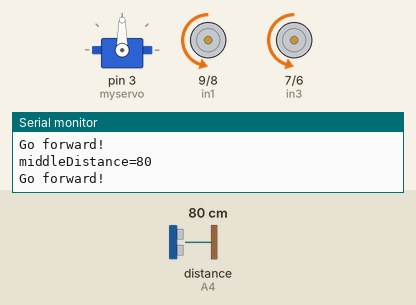
Simulated run of this sketch. Board: Arduino Uno, built with avr-gcc and run on an emulated ATmega328P. Shown: servo, motor-driver pin pairs drawn as motors (green arrow = first pin HIGH = forward, orange = second pin HIGH = backward, longer = more drive, scaled by the enable pin), the last lines printed to the serial monitor. Wiring (inferred from the names in the program): ultrasonic range finder: trigger A5; echo A4. The test bench sets the inputs (shaded band); at power-on: distance to the obstacle (sensor on A4) 80 cm. The echo pulse lasts 58.3 µs per cm.

Above: at 1.2 s.
1.3 s: distance to the obstacle (sensor on A4) set to 97 cm
4.3 s: distance to the obstacle (sensor on A4) set to 104 cm
At 5.26 s:
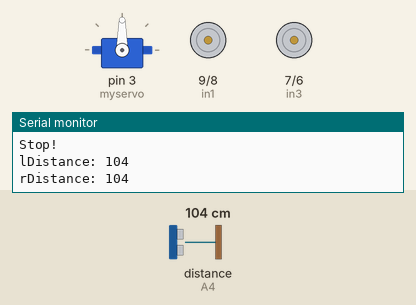
7.3 s: distance to the obstacle (sensor on A4) set to 2 cm
At 7.86 s:
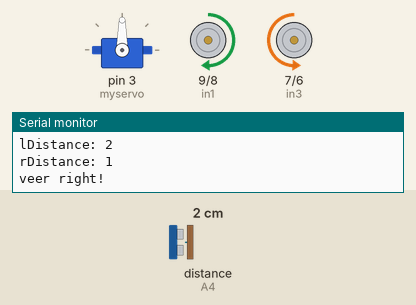
9.5 s: distance to the obstacle (sensor on A4) set to 28 cm
11.0 s: distance to the obstacle (sensor on A4) set to 34 cm
At 12.3 s:
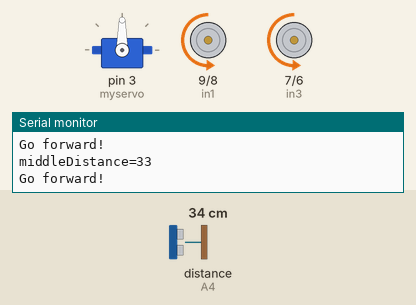
13.1 s: distance to the obstacle (sensor on A4) set to 4 cm
At 14.2 s:
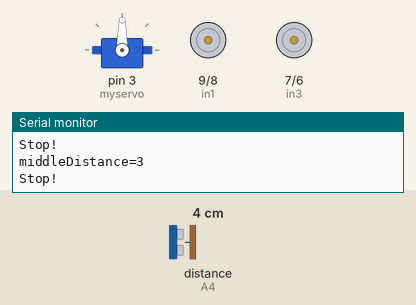
Timing chart, 0 to 15.9 s (numbered marks = the images above; inputs shaded):
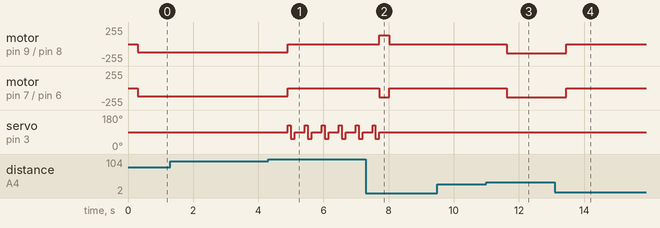

Measured:
- the behaviour switches between 99 and 100 cm on distance to the obstacle (sensor on A4) (found by bisection; images 0 and 1)
- the behaviour switches between 31 and 32 cm on distance to the obstacle (sensor on A4) (found by bisection; images 2 and 3)
- after the input at 4.3 s, motor on pin 9 (in1) / pin 8 (in2), motor on pin 7 (in3) / pin 6 (in4): backward 120/255 → stopped after 0.60 s; servo on pin 3 (myservo): 90° → 125° after 0.60 s, then repeats every 0.52 s: 55° 0.12 s, 90° 0.31 s, 125° 0.10 s
- after the input at 7.3 s, motor on pin 9 (in1) / pin 8 (in2): stopped → forward 135/255 after 0.41 s, → stopped 0.31 s later; motor on pin 7 (in3) / pin 6 (in4): stopped → backward 135/255 after 0.41 s, → stopped 0.31 s later; servo on pin 3 (myservo): goes on until 7.7 s, then stays 90°
- after the input at 11.0 s, motor on pin 9 (in1) / pin 8 (in2), motor on pin 7 (in3) / pin 6 (in4): stopped → backward 135/255 after 0.63 s
- after the input at 13.1 s, motor on pin 9 (in1) / pin 8 (in2), motor on pin 7 (in3) / pin 6 (in4): backward 135/255 → stopped after 0.35 s

The sketch:

Car2VeerThatWorks.ino
```cpp
/*The code to use for the following car to track the
 lead car by going forward if an object is detected
 within a certain range in front. It's ultrasonic sensor
 will turn left and right and turn in the direction in
 which it senses an object if the front object moves out of view.*/

#include <Servo.h> //servo library
Servo myservo; // create servo object to control servo
int Echo = A4; //controls the ultrasonic
int Trig = A5; //controls the ultrasoic
int in1 = 9;
int in2 = 8;
//motors must be set to these four pins
int in3 = 7;
int in4 = 6;
int ENA = 11; //controls the right motors
int ENB = 5; //controls the left motors
int ABS = 120;  //controls the speed of the car by voltage
                //car usually won't move below 80
int middleDistance = 0;  //where the front distance is recorded
int rDist, lDist; //left and right distances

void _mForward()
//the function that tells car one to move forward
{
 analogWrite(ENA,ABS); //ABS is the voltage supplied
 //ENA (set to pin 11) controls the right motors
 analogWrite(ENB,ABS); //ABS is the voltage supplied
 //ENB (set to pin 5) controls the left motors
 digitalWrite(in1,LOW);
 digitalWrite(in2,HIGH);
 digitalWrite(in3,LOW);
 digitalWrite(in4,HIGH);
 Serial.println("Go forward!");
 //serial printout viewable in serial monitor
}

void _mleft() //function to turn car left (delay time for turn varies)
{
 analogWrite(ENA,135);  //voltage sent to motors is higher so turns are faster
 analogWrite(ENB,135);
 digitalWrite(in1,LOW);
 digitalWrite(in2,HIGH);
 digitalWrite(in3,HIGH);
 digitalWrite(in4,LOW);
 Serial.println("veer left!");
 //serial printout viewable in serial monitor
}

void _mright() //function to turn car right (delay time for turn varies)
{
 analogWrite(ENA,135);  //voltage sent to motors is higher so turns are faster
 analogWrite(ENB,135);
 digitalWrite(in1,HIGH);
 digitalWrite(in2,LOW);
 digitalWrite(in3,LOW);
 digitalWrite(in4,HIGH);
 Serial.println("veer right!");
 //serial printout viewable in serial monitor
}

void _mStop() //function to stop car indefinately until other command
{
  digitalWrite(ENA,LOW);  //sets motor voltage to lowest possible
  digitalWrite(ENB,LOW);
  Serial.println("Stop!");
  //serial printout viewable in serial monitor
}

//For Ultrasonic Distance Measurements:
int Distance_test()
{
    digitalWrite(Trig, LOW);
            //sets up the sensor
    delayMicroseconds(2);
    digitalWrite(Trig, HIGH);
    delayMicroseconds(20);
    digitalWrite(Trig, LOW);
    float Fdistance = pulseIn(Echo, HIGH);
            //receives ultrasonic waves
    Fdistance= Fdistance/58;
            //converts to centimeters
    return (int)Fdistance;
            //returns distance as integer in cm
}

void setup() //executes before every run
{
  myservo.attach(3);// attach servo on pin 3 to servo object
  Serial.begin(9600);
  pinMode(Echo, INPUT);
  pinMode(Trig, OUTPUT);
  pinMode(in1,OUTPUT);
  pinMode(in2,OUTPUT);
  pinMode(in3,OUTPUT);
  pinMode(in4,OUTPUT);
  pinMode(ENA,OUTPUT);
  pinMode(ENB,OUTPUT);
  _mStop();
}

void loop()
{
    myservo.write(90);//setservo position according to scaled value
    middleDistance = Distance_test(); //records front distance

    delay(300);

    Serial.print("middleDistance="); //prints reading for test purposes
    Serial.println(middleDistance);

    if (middleDistance < 100 && middleDistance > 30)
    {
      _mForward(); //distance is within range so car 1 is still there
    }
    else if (middleDistance >= 100) //car 1 is no longer in front
    {
      _mStop(); //stops to take readings
      //look right and look left because the car has gone out of view
      myservo.write(125); //slight left turn of servo and ultrasonic
      delay(90); //delay so servo can turn all the way
      lDist = Distance_test();
      myservo.write(55); //slight right turn of servo and ultrasonic
      delay(110);
      rDist = Distance_test();//within d test we could take 2 and return only the 2nd val if the 2 are within reasonable amt
      Serial.print("lDistance: ");
      Serial.println(lDist);   //prints readings for testing purposes
      Serial.print("rDistance: ");
      Serial.println(rDist);
      if (rDist < lDist && rDist < 150) //car must be on right because distance is shorter
      {
        _mright();
        delay(5); //delay time for turn is short because voltage is high
      }
      else if (lDist < rDist && lDist < 150) //car must be on left because distance is shorter
      {
        _mleft();
        delay(5); //delay time for turn is short because voltage is high
      }
    }
    else if (middleDistance < 30) //car or other object got too close
    {
      _mStop();  //stop so that car two doesn't run into anything
      delay(150);
    }
}
```
